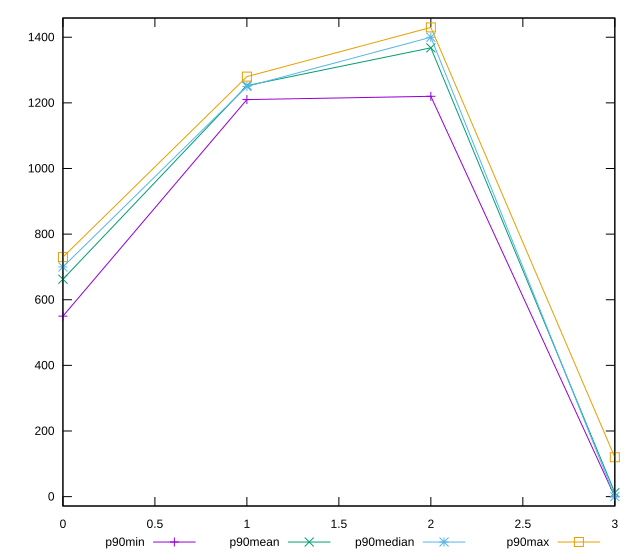

This figure's gnuplot source:
reset

$p90Min <<EOF
0 550
1 1210
2 1220
3 0
EOF

$p90Mean <<EOF
0 662.5531914893617
1 1252.659574468085
2 1367.741935483871
3 11.914893617021276
EOF

$p90Median <<EOF
0 700
1 1250
2 1400
3 0
EOF

$p90Max <<EOF
0 730
1 1280
2 1430
3 120
EOF

set key outside below
set xrange [0:3]
set yrange [-28.6:1458.6]
set trange [-28.6:1458.6]
set terminal svg size 640, 560 enhanced background rgb 'white'
set output "reports/report_00030_2021-02-24T20-42-31.540Z/uses-http2/progression/value.svg"

plot $p90Min title "p90min" with linespoints, \
     $p90Mean title "p90mean" with linespoints, \
     $p90Median title "p90median" with linespoints, \
     $p90Max title "p90max" with linespoints

reset
